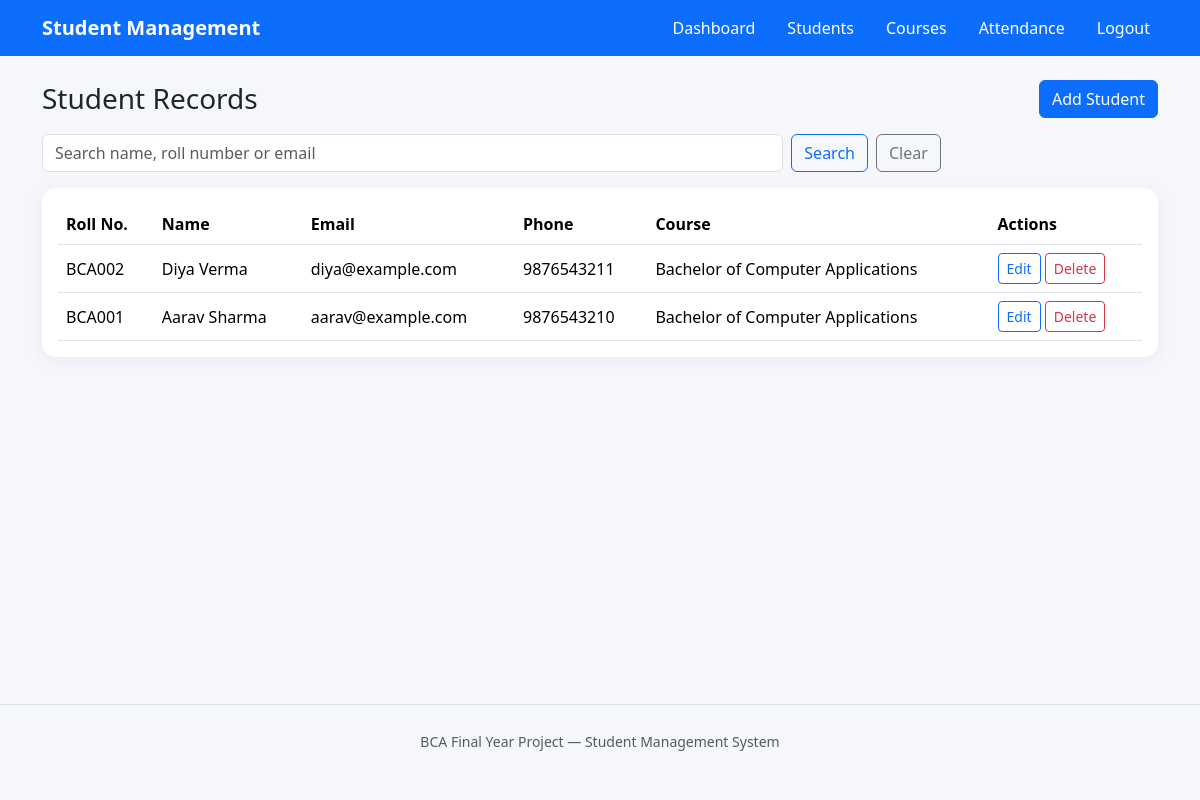
The app's page /students.php (signed in) with its own data.
### tables this page shows
CREATE TABLE students (
 id INT AUTO_INCREMENT PRIMARY KEY,
 roll_no VARCHAR(40) NOT NULL UNIQUE,
 name VARCHAR(120) NOT NULL,
 email VARCHAR(150) UNIQUE,
 phone VARCHAR(25),
 gender VARCHAR(20),
 dob DATE NULL,
 address TEXT,
 course_id INT NULL,
 created_at TIMESTAMP DEFAULT CURRENT_TIMESTAMP,
 CONSTRAINT fk_student_course FOREIGN KEY(course_id) REFERENCES courses(id) ON DELETE SET NULL
);

CREATE TABLE courses (
 id INT AUTO_INCREMENT PRIMARY KEY,
 course_name VARCHAR(120) NOT NULL,
 course_code VARCHAR(30) UNIQUE,
 description TEXT,
 created_at TIMESTAMP DEFAULT CURRENT_TIMESTAMP
);

### auth.php (called while the page is built, shortened)
<?php
function e($value): string {
    return htmlspecialchars((string)$value, ENT_QUOTES, 'UTF-8');
}

### students.php (the view, shortened to what this page needs)
<?php
require_once 'config/database.php'; require_once 'includes/auth.php'; require_login();
$q = trim($_GET['q'] ?? '');
$sql = "SELECT s.*, c.course_name FROM students s LEFT JOIN courses c ON c.id=s.course_id
        WHERE s.name LIKE ? OR s.roll_no LIKE ? OR s.email LIKE ? ORDER BY s.id DESC";
$stmt = $pdo->prepare($sql); $like = "%$q%"; $stmt->execute([$like,$like,$like]); $students = $stmt->fetchAll();
$page_title = 'Students'; include 'includes/header.php';
?>
<div class="d-flex justify-content-between align-items-center flex-wrap gap-2 mb-3">
 <h1 class="h3 mb-0">Student Records</h1><a class="btn btn-primary" href="student_form.php">Add Student</a>
</div>
<form class="row g-2 mb-3"><div class="col-sm-8"><input class="form-control" name="q" value="<?= e($q) ?>" placeholder="Search name, roll number or email"></div><div class="col-auto"><button class="btn btn-outline-primary">Search</button></div><div class="col-auto"><a class="btn btn-outline-secondary" href="students.php">Clear</a></div></form>
<div class="card p-3"><div class="table-responsive"><table class="table table-hover align-middle mb-0">
<thead><tr><th>Roll No.</th><th>Name</th><th>Email</th><th>Phone</th><th>Course</th><th>Actions</th></tr></thead><tbody>
<?php foreach ($students as $s): ?><tr>
<td><?= e($s['roll_no']) ?></td><td><?= e($s['name']) ?></td><td><?= e($s['email']) ?></td><td><?= e($s['phone']) ?></td><td><?= e($s['course_name'] ?? '—') ?></td>
<td class="text-nowrap"><a class="btn btn-sm btn-outline-primary" href="student_form.php?id=<?= (int)$s['id'] ?>">Edit</a>
<form class="d-inline" method="post" action="student_delete.php" onsubmit="return confirm('Delete this student?')">
<input type="hidden" name="csrf_token" value="<?= e(csrf_token()) ?>"><input type="hidden" name="id" value="<?= (int)$s['id'] ?>"><button class="btn btn-sm btn-outline-danger">Delete</button></form></td>
</tr><?php endforeach; ?>
</tbody></table></div></div>
<?php include 'includes/footer.php'; ?>

### header.php (shortened to what this page needs)
<?php
require_once __DIR__ . '/auth.php';
?>
<!doctype html>
<html lang="en">
<head>
<link href="https://cdn.jsdelivr.net/npm/bootstrap@5.3.3/dist/css/bootstrap.min.css" rel="stylesheet">
<link href="assets/css/style.css" rel="stylesheet">
</head>
<body>
<nav class="navbar navbar-expand-lg navbar-dark bg-primary">
 <div class="container">
  <a class="navbar-brand fw-bold" href="<?= !empty($_SESSION['admin_id']) ? 'dashboard.php' : 'login.php' ?>">Student Management</a>
  <?php if (!empty($_SESSION['admin_id'])): ?>
  <div class="navbar-nav ms-auto flex-row flex-wrap gap-3">
   <a class="nav-link text-white" href="dashboard.php">Dashboard</a>
   <a class="nav-link text-white" href="students.php">Students</a>
   <a class="nav-link text-white" href="courses.php">Courses</a>
   <a class="nav-link text-white" href="attendance.php">Attendance</a>
   <a class="nav-link text-white" href="logout.php">Logout</a>
  </div>
  <?php endif; ?>
 </div>
</nav>
<main class="container py-4">

### footer.php
</main>
<footer class="text-center text-muted py-4 border-top mt-5">
 <small>BCA Final Year Project — Student Management System</small>
</footer>
</body>
</html>

### style.css (style rules this page uses)
body { background: #f5f7fb; }
main { min-height: 75vh; }
.card { border: 0; border-radius: 14px; box-shadow: 0 4px 18px rgba(20,40,80,.06); }
.table thead th { white-space: nowrap; }

### records on screen
students: roll_no "BCA002", name "Diya Verma", email "diya@example.com", phone "9876543211", course.course_name "Bachelor of Computer Applications"
students: roll_no "BCA001", name "Aarav Sharma", email "aarav@example.com", phone "9876543210", course.course_name "Bachelor of Computer Applications"
